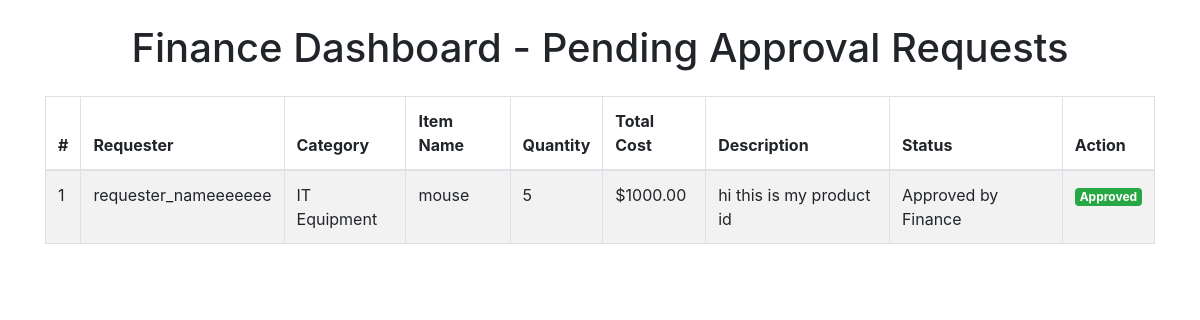
Page /finance_dashboard/ on the earlier database version.
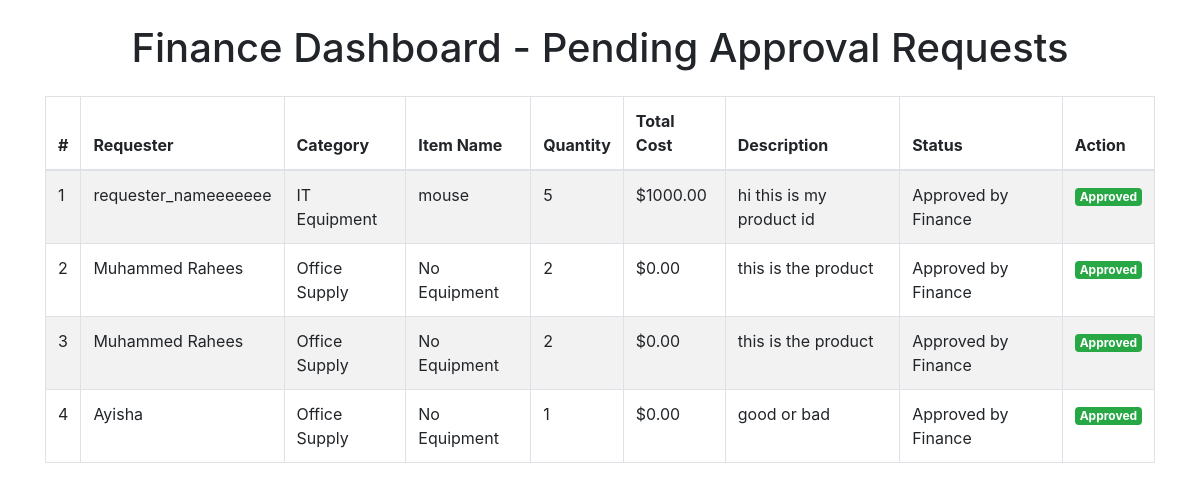
Same page on the later database version.
### core/models.py (models this page shows, shortened)
class ProcurementRequest(models.Model):
    requester = models.CharField(max_length=100)
    department = models.ForeignKey(Department, on_delete=models.CASCADE)
    category = models.CharField(max_length=50, choices=CATEGORY_CHOICES)
    it_equipment = models.ForeignKey(ITEquipmentDetails, on_delete=models.SET_NULL, null=True, blank=True)
    office_supply = models.ForeignKey(OfficeSupplyDetails, on_delete=models.SET_NULL, null=True, blank=True)
    quantity = models.IntegerField()
    total_cost = models.DecimalField(max_digits=12, decimal_places=2, blank=True)
    description = models.TextField(blank=True)
    status = models.CharField(max_length=50, choices=STATUS_CHOICES, default='Pending Department Approval')
    submitted_at = models.DateTimeField(auto_now_add=True)
    vendor = models.ForeignKey(Vendor, on_delete=models.CASCADE, null=True, blank=True)
    def __str__(self):
        return f"{self.requester} - {self.category} - {self.status}"
    def get_equipment_name(self):
        if self.category == 'IT Equipment' and self.it_equipment:
            return self.it_equipment.name
        elif self.category == 'Office Supplies' and self.office_supply:
            return self.office_supply.name
        return "No Equipment"

class ITEquipmentDetails(models.Model):
    name = models.CharField(max_length=100)
    warranty_period = models.CharField(max_length=50)
    technical_specifications = models.TextField()
    cost_per_item = models.DecimalField(max_digits=10, decimal_places=2)

### core/views.py (the view)
# urls.py: path('finance_dashboard/', views.finance_dashboard, name='finance_dashboard'),
def finance_dashboard(request):
    vendors = Vendor.objects.all()
    procurement_requests = ProcurementRequest.objects.filter(
        status__in=[
            'Pending Finance Approval',
            'Approved by Finance',
            'Rejected by Finance'
        ]
    )
    print(procurement_requests, 'hiiiiiiiiiiiiiiiiiiiiiiiiiiiiiiii')
    return render(request, 'finance_dashboard.html', {
        'requests': procurement_requests,
        'vendors': vendors
    })
    return JsonResponse({'success': True, 'message': 'Status updated successfully'})
    return JsonResponse({'success': False, 'message': 'Failed to update status'})

### core/templates/finance_dashboard.html (shortened to what this page needs)
<!DOCTYPE html>
<html lang="en">
<head>
    <link href="https://stackpath.bootstrapcdn.com/bootstrap/4.5.2/css/bootstrap.min.css" rel="stylesheet">
</head>
<body>
{% block content %}
<div class="container mt-4">
    <h1 class="text-center mb-4">Finance Dashboard - Pending Approval Requests</h1>
    <table class="table table-bordered table-striped">
        <thead>
            <tr>
                <th>#</th>
                <th>Requester</th>
                <th>Category</th>
                <th>Item Name</th>
                <th>Quantity</th>
                <th>Total Cost</th>
                <th>Description</th>
                <th>Status</th>
                <th>Action</th>
            </tr>
        </thead>
        <tbody>
            {% for request in requests %}
            <tr>
                <td>{{ forloop.counter }}</td>
                <td>{{ request.requester }}</td>
                <td>{{ request.category }}</td>
                <td>{{ request.get_equipment_name }}</td>
                <td>{{ request.quantity }}</td>
                <td>${{ request.total_cost|floatformat:2 }}</td>
                <td>{{ request.description }}</td>
                <td>{{ request.status }}</td>
                <td>
                    {% if request.status == 'Approved by Finance' %}
                        <span class="badge badge-success">Approved</span>
                    {% elif request.status == 'Rejected by Finance' %}
                        <span class="badge badge-danger">Rejected</span>
                    {% else %}
                        <button class="btn btn-success btn-sm" data-toggle="modal" data-target="#approveModal" data-request-id="{{ request.id }}">Approve</button>
                        <button class="btn btn-danger btn-sm" data-toggle="modal" data-target="#rejectModal" data-request-id="{{ request.id }}">Reject</button>
                    {% endif %}
                </td>
            </tr>
            {% endfor %}
        </tbody>
    </table>
</div>
{% endblock %}
</body>
</html>

Differences in the rows shown:
now on this page (row edited): ProcurementRequest: requester "Muhammed Rahees", category "Office Supply", get_equipment_name "No Equipment", quantity "2", total_cost "0.00", description "this is the product", status "Approved by Finance"
now on this page (row edited): ProcurementRequest: requester "Muhammed Rahees", category "Office Supply", get_equipment_name "No Equipment", quantity "2", total_cost "0.00", description "this is the product", status "Approved by Finance"
now on this page (row edited): ProcurementRequest: requester "Ayisha", category "Office Supply", get_equipment_name "No Equipment", quantity "1", total_cost "0.00", description "good or bad", status "Approved by Finance"
